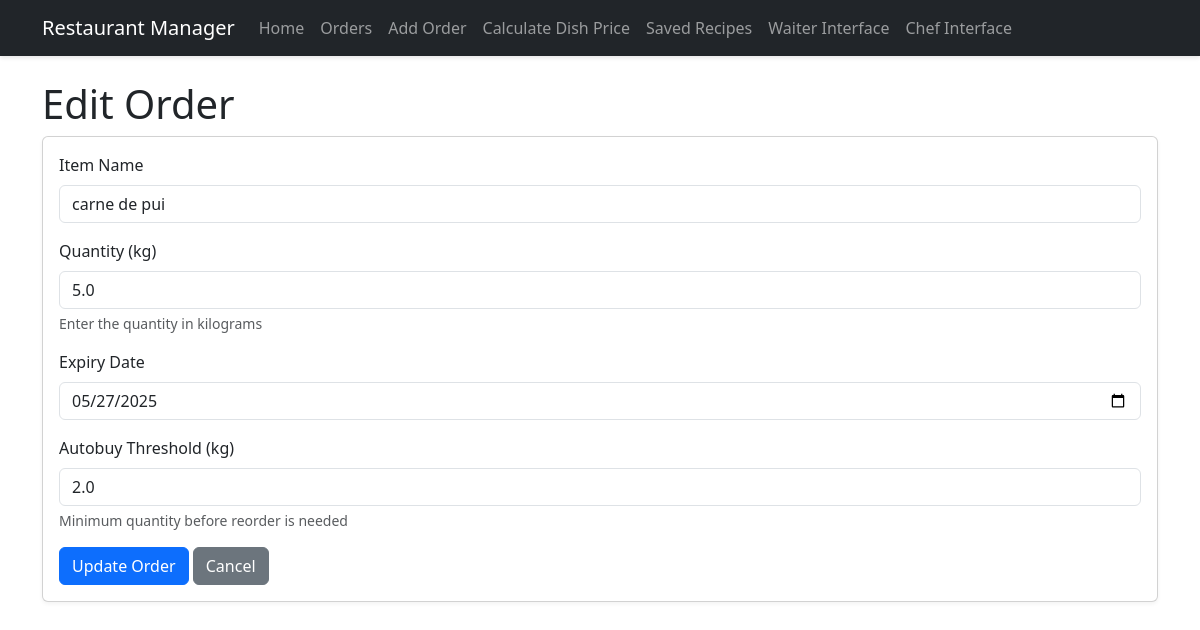
Page /orders/1/edit on the committed database.
### python/app.py (models this page shows, shortened)
class Orders(db.Model):
    id = db.Column(db.Integer, primary_key=True)
    name = db.Column(db.String(100), nullable=False)
    quantity = db.Column(db.Float, nullable=False)  # in kg
    expiry_date = db.Column(db.Date, nullable=False)
    autobuy_threshold = db.Column(db.Float, nullable=False)
    created_at = db.Column(db.DateTime, default=datetime.utcnow)

### python/app.py (the view, shortened to what this page needs)
@app.route('/orders/<int:id>/edit', methods=['GET', 'POST'])
def edit_order(id):
    order = Orders.query.get_or_404(id)
    return render_template('edit_order.html', order=order)

### python/templates/edit_order.html
{% extends 'base.html' %}
{% block content %}
<h1>Edit Order</h1>
<div class="card">
    <div class="card-body">
        <form method="POST" action="{{ url_for('edit_order', id=order.id) }}">
            <div class="mb-3">
                <label for="name" class="form-label">Item Name</label>
                <input type="text" class="form-control" id="name" name="name" value="{{ order.name }}" required>
            </div>
            <div class="mb-3">
                <label for="quantity" class="form-label">Quantity (kg)</label>
                <input type="number" step="0.01" class="form-control" id="quantity" name="quantity" value="{{ order.quantity }}" required>
                <div class="form-text">Enter the quantity in kilograms</div>
            </div>
            <div class="mb-3">
                <label for="expiry_date" class="form-label">Expiry Date</label>
                <input type="date" class="form-control" id="expiry_date" name="expiry_date" value="{{ order.expiry_date.strftime('%Y-%m-%d') }}" required>
            </div>
            <div class="mb-3">
                <label for="autobuy_threshold" class="form-label">Autobuy Threshold (kg)</label>
                <input type="number" step="0.01" class="form-control" id="autobuy_threshold" name="autobuy_threshold" value="{{ order.autobuy_threshold }}" required>
                <div class="form-text">Minimum quantity before reorder is needed</div>
            </div>
            <button type="submit" class="btn btn-primary">Update Order</button>
            <a href="{{ url_for('get_orders') }}" class="btn btn-secondary">Cancel</a>
        </form>
    </div>
</div>
{% endblock %}

### python/static/css/style.css (style rules this page uses)
body { font-family: 'Segoe UI', Tahoma, Geneva, Verdana, sans-serif; background-color: #f8f9fa; }
.card { box-shadow: 0 2px 4px rgba(0, 0, 0, 0.05); border-radius: 0.5rem; margin-bottom: 1.5rem; transition: transform 0.3s, box-shadow 0.3s; }
.btn { border-radius: 0.25rem; }
.btn-primary { background-color: #0d6efd; border-color: #0d6efd; }

### rows in the picture
Orders: name "carne de pui", quantity "5.0", expiry_date "05/27/2025", autobuy_threshold "2.0"
